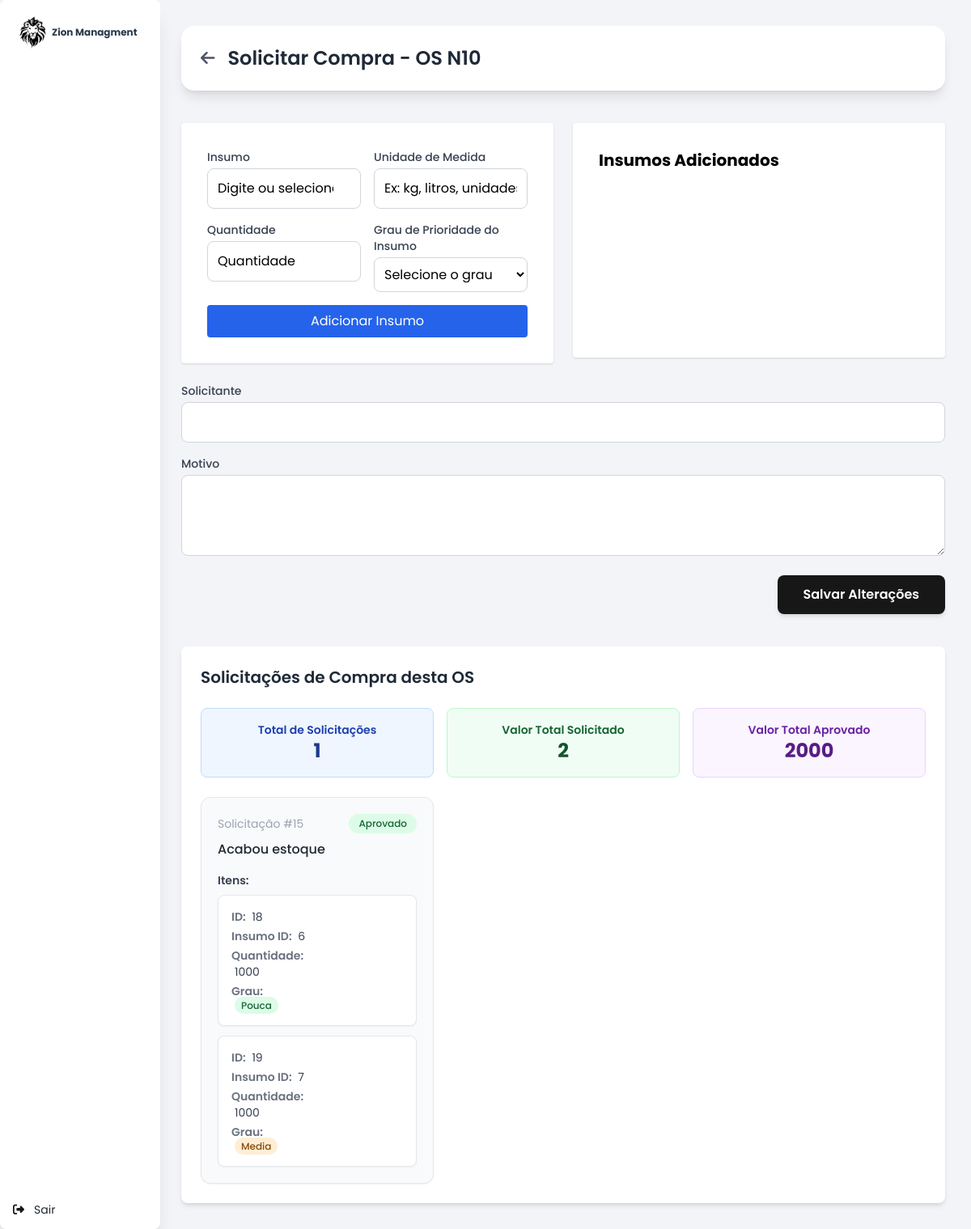
Screenshot of /os/sc_compra/index.php?sc_id=10 (signed in) with the database file from the repository.
### tables this page shows
CREATE TABLE `ordem_de_servico` (
  `id` int(11) NOT NULL,
  `empresa_id` int(11) DEFAULT NULL,
  `contrato_id` int(11) DEFAULT NULL,
  `obra_id` int(11) DEFAULT NULL,
  `descricao` text DEFAULT NULL,
  `local` varchar(255) DEFAULT NULL,
  `numero_os` varchar(100) DEFAULT NULL,
  `responsavel_os` varchar(255) DEFAULT NULL,
  `data_inicio` date DEFAULT NULL,
  `data_final` date DEFAULT NULL,
  `equipe` varchar(255) DEFAULT NULL,
  `status` varchar(100) DEFAULT NULL,
  `criado_em` timestamp NOT NULL DEFAULT current_timestamp()
);

CREATE TABLE `solicitacao_compras` (
  `id` int(11) NOT NULL,
  `os_id` int(11) NOT NULL,
  `solicitante` varchar(255) NOT NULL,
  `empresa_id` int(11) DEFAULT NULL,
  `valor` decimal(15,2) DEFAULT NULL,
  `status` enum('pendente','aprovado','rejeitado') DEFAULT 'pendente',
  `grau` enum('prioritario','urgente','normal') DEFAULT 'normal',
  `descricao` text DEFAULT NULL,
  `aprovado_por` varchar(255) DEFAULT NULL,
  `aprovado_em` datetime DEFAULT NULL,
  `criado_em` timestamp NOT NULL DEFAULT current_timestamp()
);

CREATE TABLE `sc_item` (
  `id` int(11) NOT NULL,
  `solicitacao_id` int(11) NOT NULL,
  `insumo_id` int(11) NOT NULL,
  `quantidade` int(11) NOT NULL,
  `fornecedor` varchar(255) DEFAULT NULL,
  `grau` varchar(255) DEFAULT NULL
);

### os/sc_compra/index.php (the view, shortened to what this page needs)
<?php
include '../../layout/imports.php';
$host = 'localhost';
$dbname = 'axel_db';
$username = 'root';
$password = '';
$conn = new mysqli($host, $username, $password, $dbname);
$empresa_id = $_SESSION['empresa_id'];
if (isset($_GET['sc_id'])) {
    $sc_id = intval($_GET['sc_id']);
    $stmt = $conn->prepare("SELECT * FROM ordem_de_servico WHERE id = ? AND empresa_id = ?");
    $stmt->bind_param("ii", $sc_id, $empresa_id);
    $stmt->execute();
    $result = $stmt->get_result();
    $os = $result->fetch_assoc();
    if ($os) {
        $solicitacoes = [];
        $stmtSC = $conn->prepare("SELECT * FROM solicitacao_compras WHERE os_id = ? AND empresa_id = ?");
        $stmtSC->bind_param("ii", $sc_id, $empresa_id);
        $stmtSC->execute();
        $resultSC = $stmtSC->get_result();
        while ($row = $resultSC->fetch_assoc()) {
            $stmtItens = $conn->prepare("SELECT * FROM sc_item WHERE solicitacao_id = ?");
            $stmtItens->bind_param("i", $row['id']);
            $stmtItens->execute();
            $resultItens = $stmtItens->get_result();
            $itens = [];
            while ($item = $resultItens->fetch_assoc()) {
                $itens[] = $item;
            }
            $row['itens'] = $itens;
            $solicitacoes[] = $row;
        }
    }
}
?>
<!DOCTYPE html>
<html lang="pt-BR">
<head>
    <script src="https://cdn.tailwindcss.com"></script>
    <link rel="stylesheet" href="https://cdnjs.cloudflare.com/ajax/libs/font-awesome/6.5.0/css/all.min.css">
    <link rel="stylesheet" type="text/css" href="https://cdn.jsdelivr.net/npm/toastify-js/src/toastify.min.css">
</head>
<body class="bg-[#F2F4F7] min-h-screen flex">
    <?php include '../../layout/sidemenu_in.php'; ?>
    <div class="w-full ">
        <div class="relative  p-8 animate-fadeIn">
            <header class="bg-white rounded-2xl shadow-lg p-6 mb-10 flex items-center justify-between">
                <div class="flex items-center gap-4">
                    <button onclick="window.location.href='../detalhes.php?sc_id=<?php echo htmlspecialchars($os['id']); ?>'" class="text-gray-600 hover:text-primary transition">
                        <i class="fas fa-arrow-left text-xl"></i>
                    </button>
                    <h1 class="text-2xl font-semibold text-gray-800"> Solicitar Compra - OS N<?= htmlspecialchars($os['id']) ?></h1>
                </div>
            </header>
            <div class="flex gap-6">
                <div class="grid grid-cols-1 md:grid-cols-2 gap-4 bg-white p-8 w-[50%] rounded shadow">
                    <div class="flex flex-col">
                        <label for="insumo-input" class="text-gray-700 mb-1 text-sm font-medium">Insumo</label>
                        <input id="insumo-input" list="insumos" class="w-full rounded-lg border border-gray-300 dark:border-gray-700 bg-gray-50 dark:bg-gray-800 p-3 text-gray-800 dark:text-gray-100" placeholder="Digite ou selecione um insumo">
                    </div>
                    <div class="flex flex-col">
                        <label for="unidade-input" class="text-gray-700 mb-1 text-sm font-medium">Unidade de Medida</label>
                        <input type="text" id="unidade-input" class="w-full rounded-lg border border-gray-300 dark:border-gray-700 bg-gray-50 dark:bg-gray-800 p-3 text-gray-800 dark:text-gray-100" placeholder="Ex: kg, litros, unidades">
                    </div>
                    <div class="flex flex-col ">
                        <label for="quantidade-input" class="text-gray-700 mb-1 text-sm font-medium">Quantidade</label>
                        <input type="number" id="quantidade-input" class="w-full rounded-lg border border-gray-300 dark:border-gray-700 bg-gray-50 dark:bg-gray-800 p-3 text-gray-800 dark:text-gray-100" placeholder="Quantidade">
                    </div>
                    <div class="flex flex-col">
                        <label for="grau" class="text-gray-700 mb-1 text-sm font-medium">Grau de Prioridade do Insumo</label>
                        <select id="grau" name="grau" required
                            class="w-full bg-white dark:bg-gray-800 rounded-lg border border-gray-300 dark:border-gray-700 text-gray-800 dark:text-gray-100 p-2">
                            <option value="" disabled selected>Selecione o grau</option>
                        </select>
                    </div>
                    <div class="flex flex-col col-span-2 ">
                        <button type="button" onclick="adicionarInsumo()" class="bg-blue-600 text-white px-4 py-2 rounded hover:bg-blue-700 transition">
                            Adicionar Insumo
                        </button>
                    </div>
                </div>
                <div id="insumos-container" class="bg-white p-8 w-[50%] rounded shadow max-h-[290px] overflow-y-auto space-y-4">
                    <h1 class="text-xl font-bold mb-4">Insumos Adicionados</h1>
                </div>
            </div>
            <form method="POST" enctype="multipart/form-data" class="space-y-6 mt-6">
                <div class="grid grid-cols-1 md:grid-cols-2 gap-4">
                    <div class="flex flex-col col-span-2">
                        <label for="solicitante " class="text-gray-700 mb-1 text-sm font-medium">Solicitante</label>
                        <input type="text" id="solicitante" name="solicitante" required
                            value=""
                            class="w-full rounded-lg border border-gray-300 dark:border-gray-700 bg-gray-50 dark:bg-gray-800 p-3 text-gray-800 dark:text-gray-100" />
                    </div>
                    <div class="flex flex-col col-span-2">
                        <label for="descricao" class="text-gray-700 mb-1 text-sm font-medium">Motivo</label>
                        <textarea id="descricao" name="descricao" required
                            class="w-full rounded-lg border border-gray-300 dark:border-gray-700 bg-gray-50 dark:bg-gray-800 p-3 text-gray-800 dark:text-gray-100 resize-y min-h-[100px]"></textarea>
                    </div>
                </div>
                <div class="flex justify-end gap-6">
                    <button type="submit" name="salvar"
                        class="bg-primary hover:bg-primary-dark text-white font-semibold px-8 py-3 rounded-lg shadow-md hover:shadow-lg transition duration-300">
                        Salvar Alterações
                    </button>
                </div>
            </form>
            <?php
            $totalSolicitacoes = count($solicitacoes);
            $totalInsumos = 0;
            $quantidadeTotal = 0;
            foreach ($solicitacoes as $sc) {
                if (!empty($sc['itens'])) {
                    $totalInsumos += count($sc['itens']);
                    foreach ($sc['itens'] as $item) {
                        $quantidadeTotal += (float) $item['quantidade'];
                    }
                }
            }
            ?>
            <div class="mt-10 p-6 bg-white rounded-lg shadow-md">
                <h3 class="text-xl font-semibold mb-6 text-gray-800">Solicitações de Compra desta OS</h3>
                <div class="grid grid-cols-1 sm:grid-cols-3 gap-4 mb-6">
                    <div class="bg-blue-50 border border-blue-200 p-4 rounded-lg text-center">
                        <div class="text-sm text-blue-800 font-semibold">Total de Solicitações</div>
                        <div class="text-2xl text-blue-900 font-bold"><?= $totalSolicitacoes ?></div>
                    </div>
                    <div class="bg-green-50 border border-green-200 p-4 rounded-lg text-center">
                        <div class="text-sm text-green-800 font-semibold">Valor Total Solicitado</div>
                        <div class="text-2xl text-green-900 font-bold"><?= $totalInsumos ?></div>
                    </div>
                    <div class="bg-purple-50 border border-purple-200 p-4 rounded-lg text-center">
                        <div class="text-sm text-purple-800 font-semibold">Valor Total Aprovado</div>
                        <div class="text-2xl text-purple-900 font-bold"><?= $quantidadeTotal ?></div>
                    </div>
                </div>
                <?php if (!empty($solicitacoes)): ?>
                    <div class="grid gap-4 md:grid-cols-2 lg:grid-cols-3">
                        <?php foreach ($solicitacoes as $sc): ?>
                            <div class="bg-gray-50 border border-gray-200 rounded-xl shadow-sm p-5 hover:shadow-md transition duration-200">
                                <div class="flex items-center justify-between mb-2">
                                    <span class="text-sm text-gray-400">Solicitação #<?= htmlspecialchars($sc['id']) ?></span>
                                    <?php
                                    $status = strtolower($sc['status']);
                                    $statusColor = match ($status) {
                                        'pendente' => 'bg-yellow-100 text-yellow-800',
                                        'aprovado' => 'bg-green-100 text-green-800',
                                        'rejeitado' => 'bg-red-100 text-red-800',
                                        default => 'bg-gray-200 text-gray-600',
                                    };
                                    ?>
                                    <span class="text-xs font-medium px-3 py-1 rounded-full <?= $statusColor ?>">
                                        <?= ucfirst($sc['status']) ?>
                                    </span>
                                </div>
                                <div class="text-gray-800 text-base font-medium mb-2">
                                    <?= htmlspecialchars($sc['descricao']) ?>
                                </div>
                                <?php if (!empty($sc['itens'])): ?>
                                    <div class="mt-4">
                                        <h4 class="text-sm font-semibold text-gray-700 mb-2">Itens:</h4>
                                        <ul class="space-y-3 text-sm text-gray-700">
                                            <?php foreach ($sc['itens'] as $item): ?>
                                                <li class="bg-white border border-gray-200 rounded-lg p-4 shadow-sm">
                                                    <div class="grid grid-cols-1 sm:grid-cols-2 gap-4">
                                                        <div>
                                                            <div class="mb-1">
                                                                <span class="font-semibold text-gray-500">ID:</span>
                                                                <span class="ml-1"><?= htmlspecialchars($item['id']) ?></span>
                                                            </div>
                                                            <div class="mb-1">
                                                                <span class="font-semibold text-gray-500">Insumo ID:</span>
                                                                <span class="ml-1"><?= htmlspecialchars($item['insumo_id']) ?></span>
                                                            </div>
                                                            <div>
                                                                <span class="font-semibold text-gray-500">Quantidade:</span>
                                                                <span class="ml-1"><?= htmlspecialchars($item['quantidade']) ?></span>
                                                            </div>
                                                            <?php
                                                            $grauTexto = $item['grau'] ?? '';
                                                            $grauColor = match ($grauTexto) {
                                                                'Baixa' => 'bg-yellow-100 text-yellow-800',
                                                                'Pouca' => 'bg-green-100 text-green-800',
                                                                'Sinistro' => 'bg-red-100 text-red-800',
                                                                'Urgencia' => 'bg-red-100 text-red-800',
                                                                'Alta' => 'bg-red-100 text-red-800',
                                                                'Media' => 'bg-orange-100 text-yellow-800',
                                                                default => 'bg-gray-200 text-gray-600',
                                                            };
                                                            ?>
                                                            <div class="mt-1">
                                                                <span class="font-semibold text-gray-500">Grau:</span>
                                                                <span class="ml-1 px-2 py-0.5 rounded-full text-xs font-medium <?= $grauColor ?>">
                                                                    <?= htmlspecialchars($grauTexto) ?>
                                                                </span>
                                                            </div>
                                                        </div>
                                                    </div>
                                                </li>
                                            <?php endforeach; ?>
                                        </ul>
                                    </div>
                                <?php endif; ?>
                            </div>
                        <?php endforeach; ?>
                    </div>
                <?php else: ?>
                    <p class="text-gray-500">Nenhuma solicitação de compra encontrada para esta OS.</p>
                <?php endif; ?>
            </div>
        </div>
    </div>
</body>

### layout/imports.php (style rules this page uses)
input, textarea, select { background-color: #fff !important; color: #000 !important; -webkit-text-fill-color: #000 !important; caret-color: #000; }
* { font-family: "Poppins", sans-serif; font-style: normal; }

### os/sc_compra/index.php (style rules this page uses)
* { font-family: "Poppins", sans-serif; font-style: normal; }

### layout/sidemenu_in.php (style rules this page uses)
body { margin-left: 16%; }

### rows the page displays
ordem_de_servico: id "10"
solicitacao_compras: id "15", status "Aprovado", descricao "Acabou estoque"
sc_item: id "18", insumo "6", quantidade "1000", grau "Pouca"
sc_item: id "19", insumo "7", quantidade "1000", grau "Media"

### other values shown
$totalSolicitacoes "1"
$totalInsumos "2"
$quantidadeTotal "2000"
